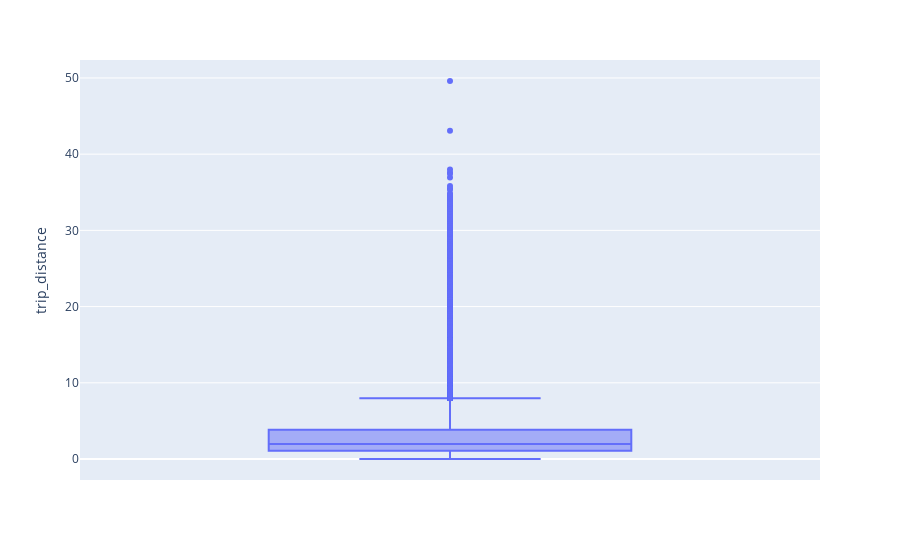

Notebook source saved alongside this figure:
### Markdown cell above
## Are there any outliers in trip_distance, fare_amount, or total_amount?

### Code cell
px.box(df,y="trip_distance")

### Figure 1 — Plotly figure (JSON) as saved in the notebook; plotly's stock layout.template omitted (floating-point values rounded to 4 significant figures; data arrays with more than 128 entries replaced by an {"elided": "..."} marker saying what was removed)
{"data": [{"alignmentgroup": "True", "hovertemplate": "trip_distance=%{y}<extra></extra>", "legendgroup": "", "marker": {"color": "#636efa"}, "name": "", "notched": false, "offsetgroup": "", "orientation": "v", "showlegend": false, "type": "box", "x0": " ", "xaxis": "x", "y": {"elided": "19421 float values"}, "y0": " ", "yaxis": "y"}], "layout": {"boxmode": "group", "legend": {"tracegroupgap": 0}, "margin": {"t": 60}, "xaxis": {"anchor": "y", "domain": [0, 1]}, "yaxis": {"anchor": "x", "domain": [0, 1], "title": {"text": "trip_distance"}}}}
